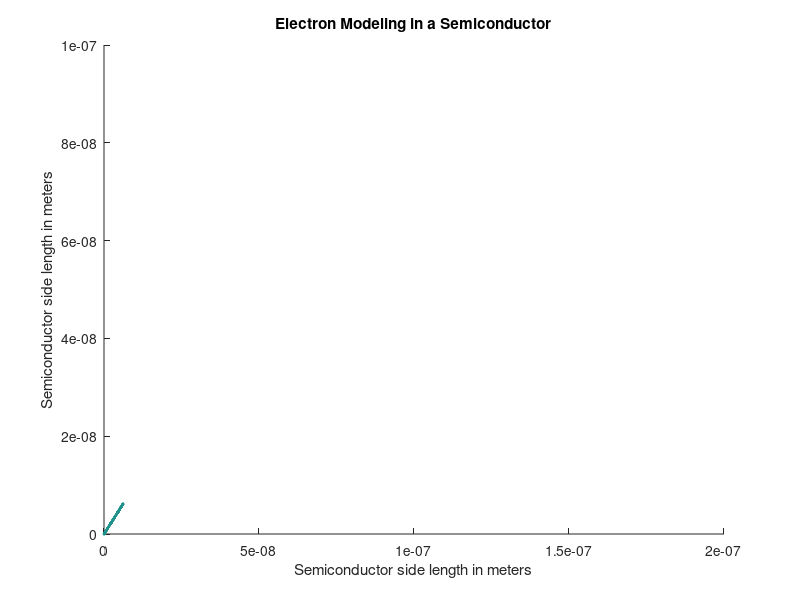

This chart was generated by the following MATLAB code:
%Caroline Deluce (101041614)
% MCPA
% Tutorial Jan 30th
%Matlab 2020b

clear all;
clc;
close all; 

numberOfElectrons = 1; 
dmax = 2e-7; %for initial position 
vmax = 1.27e5; %for thermal velocity
xmax = 200e-9; %x-bounds in nm
ymax = 100e-9; %y-bounds in nm 
A = xmax*ymax; %Area 
k = 1.281e-23; %boltzmann constant
q = 1.602176634e-19;

m = 0.26.*9.11e-31; %Mass  
ex = 0.1/200e-9;
fx = q*ex;
a = fx/m;
c = 1e11; %concentration
d = c*m; %density
disp(d);





Xpos = rand(numberOfElectrons,1)*0;
Ypos = rand(numberOfElectrons,1)*0;

Xvel = randn(numberOfElectrons,1).*0;
Yvel = randn(numberOfElectrons,1).*0;

  



colour = rand(numberOfElectrons, 1); %defining colour

timeStep = 1e-15; 


count = 1;

for time=1:1000
    


P = 0.05;


%Velocity

Xvel = Xvel + a*timeStep; %adding in acceleration
Yvel = Yvel + a*timeStep; %adding in acceleration

ranNew = rand(numberOfElectrons,1); %start of scattering
rx = ranNew < P; 

Xvel(rx) =  0; %new scattering velocities
Yvel(rx) = 0;



%for x value reflect
ixl = Xpos < 0;
Xvel(ixl) = (-1).*Xvel(ixl);
ixb = Xpos > xmax;
Xvel(ixb) = (-1).*Xvel(ixb);

%for y value reflect
iyl = Ypos < 0;
Yvel(iyl) = (-1).*Yvel(iyl);
iyb = Ypos > ymax;
Yvel(iyb) = (-1).*Yvel(iyb);


%calculating the position    
Xpos = Xpos + Xvel*(timeStep); 
Ypos = Ypos + Yvel*(timeStep);

Tvel = Yvel.^2+Xvel.^2;
    

%Plotting the scatter plot
scatter(Xpos, Ypos, 1, colour); 
hold on;
axis([0 xmax 0 ymax]);
xlabel('Semiconductor side length in meters');
ylabel('Semiconductor side length in meters');
title('Electron Modeling in a Semiconductor');
pause(0.001);
disp(Tvel);


end
